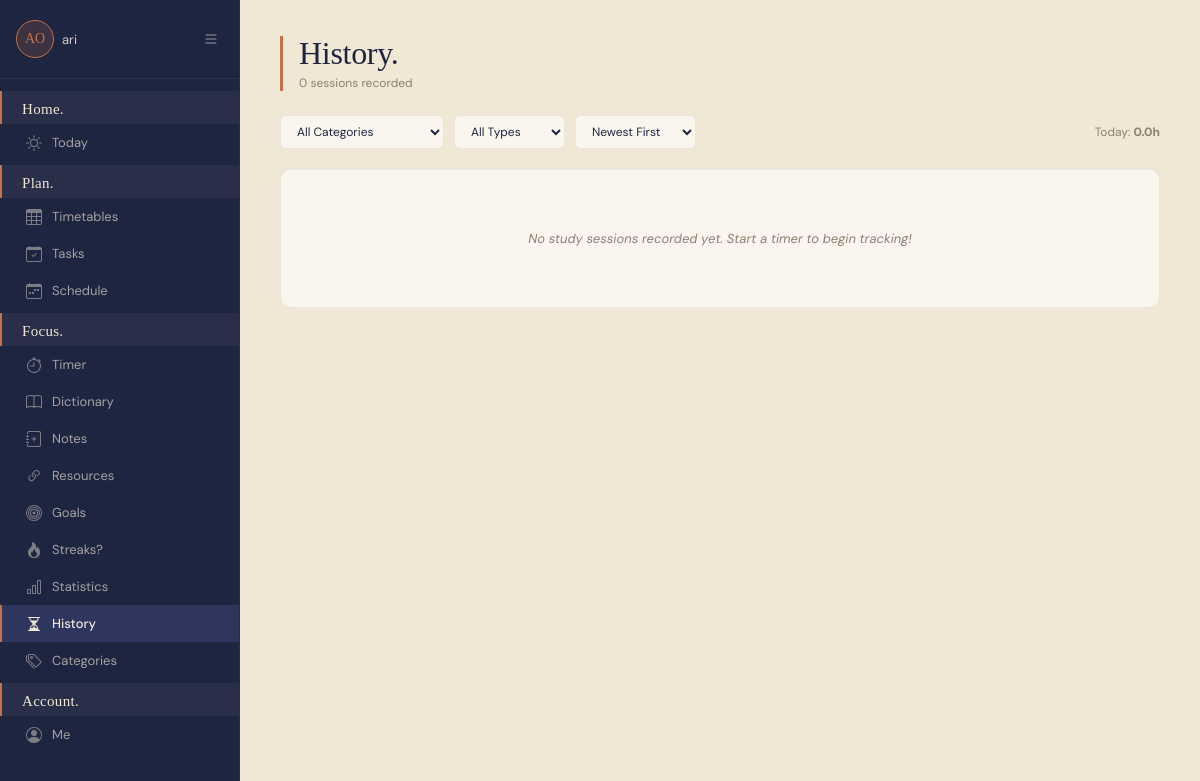
The page /study/history/ (signed in) on the database as committed earlier.
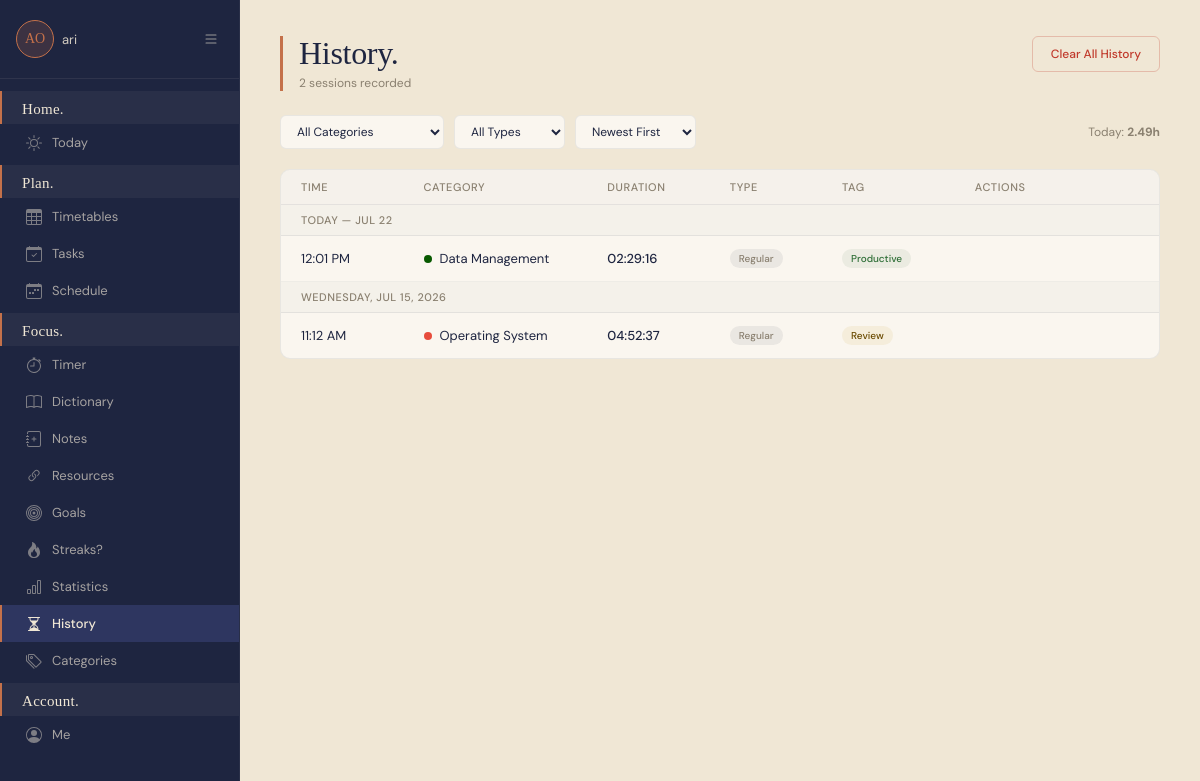
The same page on the database as committed later.
### planner/models.py (models this page shows, shortened)
class StudySession(models.Model):
    SESSION_TAG_CHOICES = [
        ('productive', 'Productive'),
        ('struggled', 'Struggled'),
        ('review', 'Review'),
        ('learning', 'Learning New Material'),
        ('distracted', 'Distracted'),
    ]
    user = models.ForeignKey(User, on_delete=models.CASCADE)
    category = models.ForeignKey(StudyCategory, on_delete=models.SET_NULL, null=True, blank=True)
    start_time = models.DateTimeField()
    end_time = models.DateTimeField(null=True, blank=True)
    duration_seconds = models.IntegerField(default=0)
    paused_seconds = models.IntegerField(default=0)  # time spent paused
    is_paused = models.BooleanField(default=False)  # currently paused
    pause_start = models.DateTimeField(null=True, blank=True)  # when pause started
    notes = models.TextField(blank=True, null=True)
    session_tag = models.CharField(max_length=20, choices=SESSION_TAG_CHOICES, blank=True, null=True)  # NEW
    productivity_rating = models.IntegerField(null=True, blank=True)  # 1-5 rating
    is_active = models.BooleanField(default=True)
    is_pomodoro = models.BooleanField(default=False)
    pomodoros_completed = models.IntegerField(default=0)
    created_at = models.DateTimeField(auto_now_add=True)
    is_countdown = models.BooleanField(default=False)
    countdown_target_seconds = models.IntegerField(default=0)
    def get_duration_display(self):
        hours = self.duration_seconds // 3600
        minutes = (self.duration_seconds % 3600) // 60
        seconds = self.duration_seconds % 60
        return f"{hours:02d}:{minutes:02d}:{seconds:02d}"
    class Meta:
        ordering = ['-start_time']

class StudyCategory(models.Model):
    user = models.ForeignKey(User, on_delete=models.CASCADE)
    name = models.CharField(max_length=100)
    color = models.CharField(max_length=7, default='#3498db')
    class Meta:
        verbose_name_plural = "Study Categories"

### planner/views/study_views.py (the view)
# urls.py: path('study/history/', views.study_history, name='study_history'),
@login_required(login_url='planner:login')
def study_history(request):
    from django.core.paginator import Paginator
    sessions = StudySession.objects.filter(user=request.user, is_active=False)
    today = timezone.now().date()
    yesterday = today - timedelta(days=1)
    category_id = request.GET.get('category', '')
    session_type = request.GET.get('type', '')
    sort_by = request.GET.get('sort', 'newest')
    if category_id:
        sessions = sessions.filter(category__id=category_id)
    if session_type == 'regular':
        sessions = sessions.filter(is_pomodoro=False, is_countdown=False)
    elif session_type == 'pomodoro':
        sessions = sessions.filter(is_pomodoro=True)
    elif session_type == 'countdown':
        sessions = sessions.filter(is_countdown=True)
    if sort_by == 'oldest':
        sessions = sessions.order_by('start_time')
    elif sort_by == 'longest':
        sessions = sessions.order_by('-duration_seconds')
    elif sort_by == 'shortest':
        sessions = sessions.order_by('duration_seconds')
    else:
        sessions = sessions.order_by('-start_time')
    paginator = Paginator(sessions, 15)
    page_number = request.GET.get('page', 1)
    page_obj = paginator.get_page(page_number)
    from itertools import groupby
    grouped = []
    for date, group in groupby(page_obj, key=lambda s: s.start_time.date()):
        grouped.append({'date': date, 'sessions': list(group)})
    categories = StudyCategory.objects.filter(user=request.user)
    today_total = StudySession.objects.filter(
        user=request.user, is_active=False, start_time__date=today
    ).aggregate(total=Sum('duration_seconds'))['total'] or 0
    return render(request, 'study/history.html', {
        'grouped_sessions': grouped,
        'page_obj': page_obj,
        'categories': categories,
        'total_count': paginator.count,
        'today_total': round(today_total / 3600, 2),
        'selected_category': category_id,
        'selected_type': session_type,
        'selected_sort': sort_by,
        'today': today,
        'yesterday': yesterday,
    })

### planner/templates/study/history.html (shortened to what the changed rows need)
{% extends 'base.html' %}
{% block content %}
    <div class="hist-header">
        <div class="hist-header-left">
            <h1 class="hist-title">History.</h1>
            <p class="hist-subtitle">{{ total_count }} session{{ total_count|pluralize }} recorded</p>
        </div>
        {% if total_count > 0 %}
        <form method="post" action="{% url 'planner:clear_all_history' %}"
              onsubmit="return confirm('Are you sure? This will delete all your session history.');">
            <button type="submit" class="btn btn-danger" style="font-size:12px;">Clear All History</button>
        </form>
        {% endif %}
    </div>
    <form method="get" class="hist-filter-bar" id="filterForm">
        <span class="hist-filter-count">
            Today: <strong>{{ today_total }}h</strong>
        </span>
    </form>
    <div class="hist-table-card">
        {% if grouped_sessions %}
        <table class="hist-table">
            <colgroup>
                <col><col><col><col><col><col>
            </colgroup>
            <thead>
                <tr>
                    <th>Time</th>
                    <th>Category</th>
                    <th>Duration</th>
                    <th>Type</th>
                    <th>Tag</th>
                    <th>Actions</th>
                </tr>
            </thead>
            <tbody>
                {% for group in grouped_sessions %}
                <tr class="hist-group-row">
                    <td colspan="6">
                        {% if group.date == today %}
                            Today — {{ group.date|date:"M d" }}
                        {% elif group.date == yesterday %}
                            Yesterday — {{ group.date|date:"M d" }}
                        {% else %}
                            {{ group.date|date:"l, M d, Y" }}
                        {% endif %}
                    </td>
                </tr>
                {% for session in group.sessions %}
                <tr class="session-row">
                    <td>
                        <span class="hist-time">{{ session.start_time|date:"g:i A" }}</span>
                    </td>
                    <td>
                        <div class="hist-cat">
                            <span class="hist-cat-dot"
                                  style="background: {{ session.category.color|default:'#95a5a6' }};"></span>
                            {{ session.category.name|default:"No Category" }}
                        </div>
                    </td>
                    <td>
                        <span class="hist-duration">{{ session.get_duration_display }}</span>
                    </td>
                    <td>
                        {% if session.is_pomodoro %}
                            <span class="hist-badge hist-badge-pomodoro">Pomodoro</span>
                        {% elif session.is_countdown %}
                            <span class="hist-badge hist-badge-countdown">Countdown</span>
                        {% else %}
                            <span class="hist-badge hist-badge-regular">Regular</span>
                        {% endif %}
                    </td>
                    <td>
                        {% if session.session_tag %}
                            <span class="hist-badge hist-tag-{{ session.session_tag }}">
                                {{ session.get_session_tag_display }}
                            </span>
                        {% else %}
                            <span style="color: var(--text-muted); font-size: 13px;">—</span>
                        {% endif %}
                    </td>
                    <td>
                    </td>
                </tr>
                {% endfor %}
                {% endfor %}
            </tbody>
        </table>
        {% else %}
            <div class="hist-empty">
                No study sessions recorded yet. Start a timer to begin tracking!
            </div>
        {% endif %}
    </div>
{% endblock %}

Rows that differ between the two databases and show on the page:
added StudySession: start_time "12:01 PM", category.name "Data Management", duration "02:29:16", is_pomodoro "Regular", session_tag "Productive", shown under "JUL 22"
now on this page (row edited): StudySession: start_time "11:12 AM", category.name "Operating System", duration "04:52:37", is_pomodoro "Regular", session_tag "Review", shown under "WEDNESDAY, JUL 15, 2026"
Other text that changed with them:
{{ total_count }}: "0" → "2"
{{ today_total }}: "0.0" → "2.49"
text no longer shown: "No study sessions recorded yet. Start a timer to begin tracking!"
text now shown: "Clear All History TIME CATEGORY DURATION TYPE TAG ACTIONS"
new list line: "TODAY — JUL 22"
new list line: "WEDNESDAY, JUL 15, 2026"
